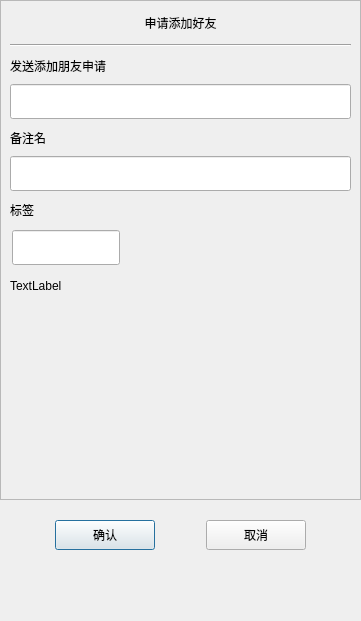
<?xml version="1.0" encoding="UTF-8"?>
<ui version="4.0">
 <class>applyFriend</class>
 <widget class="QDialog" name="applyFriend">
  <property name="geometry">
   <rect>
    <x>0</x>
    <y>0</y>
    <width>361</width>
    <height>621</height>
   </rect>
  </property>
  <property name="minimumSize">
   <size>
    <width>361</width>
    <height>621</height>
   </size>
  </property>
  <property name="maximumSize">
   <size>
    <width>361</width>
    <height>621</height>
   </size>
  </property>
  <property name="windowTitle">
   <string>Dialog</string>
  </property>
  <layout class="QVBoxLayout" name="verticalLayout">
   <property name="spacing">
    <number>0</number>
   </property>
   <property name="leftMargin">
    <number>0</number>
   </property>
   <property name="topMargin">
    <number>0</number>
   </property>
   <property name="rightMargin">
    <number>0</number>
   </property>
   <property name="bottomMargin">
    <number>0</number>
   </property>
   <item>
    <widget class="QScrollArea" name="scrollArea">
     <property name="minimumSize">
      <size>
       <width>0</width>
       <height>500</height>
      </size>
     </property>
     <property name="widgetResizable">
      <bool>true</bool>
     </property>
     <widget class="QWidget" name="scrollcontent">
      <property name="geometry">
       <rect>
        <x>0</x>
        <y>0</y>
        <width>359</width>
        <height>498</height>
       </rect>
      </property>
      <layout class="QVBoxLayout" name="verticalLayout_6">
       <property name="spacing">
        <number>0</number>
       </property>
       <property name="leftMargin">
        <number>0</number>
       </property>
       <property name="rightMargin">
        <number>0</number>
       </property>
       <item>
        <widget class="QLabel" name="apply_lb">
         <property name="minimumSize">
          <size>
           <width>0</width>
           <height>25</height>
          </size>
         </property>
         <property name="maximumSize">
          <size>
           <width>16777215</width>
           <height>25</height>
          </size>
         </property>
         <property name="text">
          <string>申请添加好友</string>
         </property>
         <property name="alignment">
          <set>Qt::AlignmentFlag::AlignCenter</set>
         </property>
        </widget>
       </item>
       <item>
        <widget class="QWidget" name="apply_wid" native="true">
         <layout class="QVBoxLayout" name="verticalLayout_2">
          <item>
           <widget class="Line" name="h_line">
            <property name="orientation">
             <enum>Qt::Orientation::Horizontal</enum>
            </property>
           </widget>
          </item>
          <item>
           <widget class="QLabel" name="label">
            <property name="minimumSize">
             <size>
              <width>0</width>
              <height>25</height>
             </size>
            </property>
            <property name="maximumSize">
             <size>
              <width>16777215</width>
              <height>25</height>
             </size>
            </property>
            <property name="text">
             <string>发送添加朋友申请</string>
            </property>
           </widget>
          </item>
          <item>
           <widget class="customEdit" name="name_ed">
            <property name="minimumSize">
             <size>
              <width>0</width>
              <height>35</height>
             </size>
            </property>
            <property name="maximumSize">
             <size>
              <width>16777215</width>
              <height>35</height>
             </size>
            </property>
           </widget>
          </item>
          <item>
           <widget class="QLabel" name="label_2">
            <property name="minimumSize">
             <size>
              <width>0</width>
              <height>25</height>
             </size>
            </property>
            <property name="maximumSize">
             <size>
              <width>16777215</width>
              <height>25</height>
             </size>
            </property>
            <property name="text">
             <string>备注名</string>
            </property>
           </widget>
          </item>
          <item>
           <widget class="customEdit" name="back_ed">
            <property name="minimumSize">
             <size>
              <width>0</width>
              <height>35</height>
             </size>
            </property>
            <property name="maximumSize">
             <size>
              <width>16777215</width>
              <height>35</height>
             </size>
            </property>
           </widget>
          </item>
          <item>
           <widget class="QLabel" name="label_3">
            <property name="minimumSize">
             <size>
              <width>0</width>
              <height>25</height>
             </size>
            </property>
            <property name="maximumSize">
             <size>
              <width>16777215</width>
              <height>25</height>
             </size>
            </property>
            <property name="text">
             <string>标签</string>
            </property>
           </widget>
          </item>
          <item>
           <widget class="QWidget" name="lb_group_wid" native="true">
            <property name="minimumSize">
             <size>
              <width>0</width>
              <height>50</height>
             </size>
            </property>
            <layout class="QVBoxLayout" name="verticalLayout_4">
             <property name="spacing">
              <number>0</number>
             </property>
             <property name="leftMargin">
              <number>0</number>
             </property>
             <property name="topMargin">
              <number>0</number>
             </property>
             <property name="rightMargin">
              <number>0</number>
             </property>
             <property name="bottomMargin">
              <number>0</number>
             </property>
             <item>
              <widget class="QWidget" name="gridWidget" native="true">
               <property name="minimumSize">
                <size>
                 <width>0</width>
                 <height>40</height>
                </size>
               </property>
               <property name="maximumSize">
                <size>
                 <width>16777215</width>
                 <height>40</height>
                </size>
               </property>
               <widget class="customEdit" name="lb_ed">
                <property name="geometry">
                 <rect>
                  <x>2</x>
                  <y>2</y>
                  <width>108</width>
                  <height>35</height>
                 </rect>
                </property>
                <property name="minimumSize">
                 <size>
                  <width>0</width>
                  <height>0</height>
                 </size>
                </property>
                <property name="maximumSize">
                 <size>
                  <width>16777215</width>
                  <height>35</height>
                 </size>
                </property>
               </widget>
              </widget>
             </item>
             <item>
              <widget class="QWidget" name="input_tip_wid" native="true">
               <property name="minimumSize">
                <size>
                 <width>0</width>
                 <height>35</height>
                </size>
               </property>
               <layout class="QVBoxLayout" name="verticalLayout_5">
                <property name="spacing">
                 <number>0</number>
                </property>
                <property name="leftMargin">
                 <number>0</number>
                </property>
                <property name="topMargin">
                 <number>0</number>
                </property>
                <property name="rightMargin">
                 <number>0</number>
                </property>
                <property name="bottomMargin">
                 <number>0</number>
                </property>
                <item>
                 <widget class="clickedOnceLabel" name="tip_lb">
                  <property name="text">
                   <string>TextLabel</string>
                  </property>
                  <property name="alignment">
                   <set>Qt::AlignmentFlag::AlignLeading|Qt::AlignmentFlag::AlignLeft|Qt::AlignmentFlag::AlignVCenter</set>
                  </property>
                 </widget>
                </item>
               </layout>
              </widget>
             </item>
            </layout>
           </widget>
          </item>
          <item>
           <widget class="QWidget" name="widget" native="true">
            <property name="minimumSize">
             <size>
              <width>0</width>
              <height>60</height>
             </size>
            </property>
            <property name="maximumSize">
             <size>
              <width>16777215</width>
              <height>16777215</height>
             </size>
            </property>
            <layout class="QHBoxLayout" name="horizontalLayout">
             <property name="leftMargin">
              <number>0</number>
             </property>
             <property name="topMargin">
              <number>0</number>
             </property>
             <property name="rightMargin">
              <number>0</number>
             </property>
             <property name="bottomMargin">
              <number>0</number>
             </property>
             <item>
              <widget class="QWidget" name="lb_list" native="true">
               <property name="minimumSize">
                <size>
                 <width>287</width>
                 <height>50</height>
                </size>
               </property>
               <property name="maximumSize">
                <size>
                 <width>287</width>
                 <height>16777215</height>
                </size>
               </property>
              </widget>
             </item>
             <item>
              <widget class="QWidget" name="more_lb_wid" native="true">
               <property name="minimumSize">
                <size>
                 <width>30</width>
                 <height>0</height>
                </size>
               </property>
               <property name="maximumSize">
                <size>
                 <width>30</width>
                 <height>16777215</height>
                </size>
               </property>
               <layout class="QVBoxLayout" name="verticalLayout_3">
                <property name="leftMargin">
                 <number>2</number>
                </property>
                <property name="topMargin">
                 <number>2</number>
                </property>
                <property name="rightMargin">
                 <number>2</number>
                </property>
                <property name="bottomMargin">
                 <number>2</number>
                </property>
                <item>
                 <spacer name="verticalSpacer_2">
                  <property name="orientation">
                   <enum>Qt::Orientation::Vertical</enum>
                  </property>
                  <property name="sizeHint" stdset="0">
                   <size>
                    <width>20</width>
                    <height>40</height>
                   </size>
                  </property>
                 </spacer>
                </item>
                <item>
                 <widget class="clickedOnceLabel" name="more_lb">
                  <property name="minimumSize">
                   <size>
                    <width>25</width>
                    <height>25</height>
                   </size>
                  </property>
                  <property name="maximumSize">
                   <size>
                    <width>25</width>
                    <height>25</height>
                   </size>
                  </property>
                  <property name="text">
                   <string/>
                  </property>
                 </widget>
                </item>
                <item>
                 <spacer name="verticalSpacer_4">
                  <property name="orientation">
                   <enum>Qt::Orientation::Vertical</enum>
                  </property>
                  <property name="sizeType">
                   <enum>QSizePolicy::Policy::Fixed</enum>
                  </property>
                  <property name="sizeHint" stdset="0">
                   <size>
                    <width>20</width>
                    <height>60</height>
                   </size>
                  </property>
                 </spacer>
                </item>
               </layout>
              </widget>
             </item>
            </layout>
           </widget>
          </item>
         </layout>
        </widget>
       </item>
      </layout>
     </widget>
    </widget>
   </item>
   <item>
    <spacer name="verticalSpacer_3">
     <property name="orientation">
      <enum>Qt::Orientation::Vertical</enum>
     </property>
     <property name="sizeType">
      <enum>QSizePolicy::Policy::Fixed</enum>
     </property>
     <property name="sizeHint" stdset="0">
      <size>
       <width>20</width>
       <height>10</height>
      </size>
     </property>
    </spacer>
   </item>
   <item>
    <widget class="QWidget" name="apply_sure_wid" native="true">
     <property name="minimumSize">
      <size>
       <width>0</width>
       <height>50</height>
      </size>
     </property>
     <layout class="QHBoxLayout" name="horizontalLayout_2">
      <item>
       <spacer name="horizontalSpacer">
        <property name="orientation">
         <enum>Qt::Orientation::Horizontal</enum>
        </property>
        <property name="sizeHint" stdset="0">
         <size>
          <width>39</width>
          <height>20</height>
         </size>
        </property>
       </spacer>
      </item>
      <item>
       <widget class="clickBtn" name="sure_btn">
        <property name="minimumSize">
         <size>
          <width>100</width>
          <height>30</height>
         </size>
        </property>
        <property name="maximumSize">
         <size>
          <width>100</width>
          <height>30</height>
         </size>
        </property>
        <property name="text">
         <string>确认</string>
        </property>
       </widget>
      </item>
      <item>
       <spacer name="horizontalSpacer_3">
        <property name="orientation">
         <enum>Qt::Orientation::Horizontal</enum>
        </property>
        <property name="sizeHint" stdset="0">
         <size>
          <width>40</width>
          <height>20</height>
         </size>
        </property>
       </spacer>
      </item>
      <item>
       <widget class="clickBtn" name="cancel_btn">
        <property name="minimumSize">
         <size>
          <width>100</width>
          <height>30</height>
         </size>
        </property>
        <property name="text">
         <string>取消</string>
        </property>
       </widget>
      </item>
      <item>
       <spacer name="horizontalSpacer_2">
        <property name="orientation">
         <enum>Qt::Orientation::Horizontal</enum>
        </property>
        <property name="sizeHint" stdset="0">
         <size>
          <width>40</width>
          <height>20</height>
         </size>
        </property>
       </spacer>
      </item>
     </layout>
    </widget>
   </item>
   <item>
    <spacer name="verticalSpacer">
     <property name="orientation">
      <enum>Qt::Orientation::Vertical</enum>
     </property>
     <property name="sizeHint" stdset="0">
      <size>
       <width>20</width>
       <height>40</height>
      </size>
     </property>
    </spacer>
   </item>
  </layout>
 </widget>
 <customwidgets>
  <customwidget>
   <class>clickBtn</class>
   <extends>QPushButton</extends>
   <header location="global">clickbtn.h</header>
  </customwidget>
  <customwidget>
   <class>customEdit</class>
   <extends>QLineEdit</extends>
   <header>customEdit.h</header>
  </customwidget>
  <customwidget>
   <class>clickedOnceLabel</class>
   <extends>QLabel</extends>
   <header location="global">clickedoncelabel.h</header>
  </customwidget>
 </customwidgets>
 <resources/>
 <connections/>
</ui>
